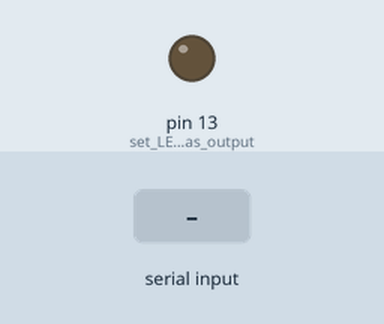
Simulated run of this sketch. Board: Arduino Uno, built with avr-gcc and run on an emulated ATmega328P. On the bench: output pins drawn as LEDs (lit = HIGH). Inputs (shaded band) come from the test bench.

Above: at 1.2 s.
1.3 s: "1" received over Serial
At 1.7 s:
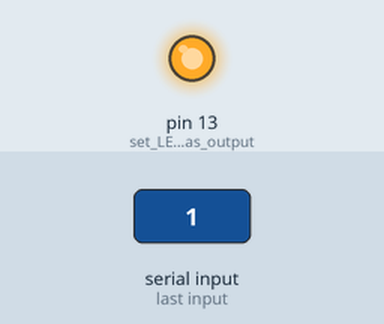
2.8 s: "2" received over Serial
At 4.1 s:
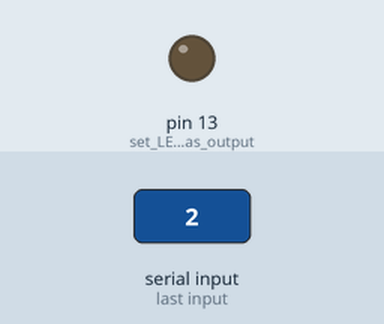
Timing chart, 0 to 5.8 s (numbered marks = the images above; inputs shaded):
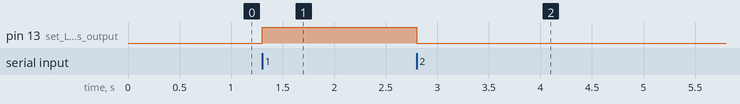

Measured:
- after the input at 1.3 s, pin 13 (set_LED_pin_as_output): LOW → HIGH at once
- after the input at 2.8 s, pin 13 (set_LED_pin_as_output): HIGH → LOW at once

The sketch:

uart_nano.ino
```cpp
void setup() {

  pinMode(LED_BUILTIN, OUTPUT);      // set LED pin as output

  digitalWrite(LED_BUILTIN, LOW);    // switch off LED pin


  Serial.begin(9600);            // initialize UART with baud rate of 9600

}

void loop() {
  while (Serial.available() >= 0) {
    char receivedData = Serial.read();   // read one byte from serial buffer and save to receivedData

    if (receivedData == '1') {
      digitalWrite(LED_BUILTIN, HIGH); // switch LED On
    }
    else if (receivedData == '2') {
      digitalWrite(LED_BUILTIN, LOW);  // switch LED Off
    }
  }
}
```
